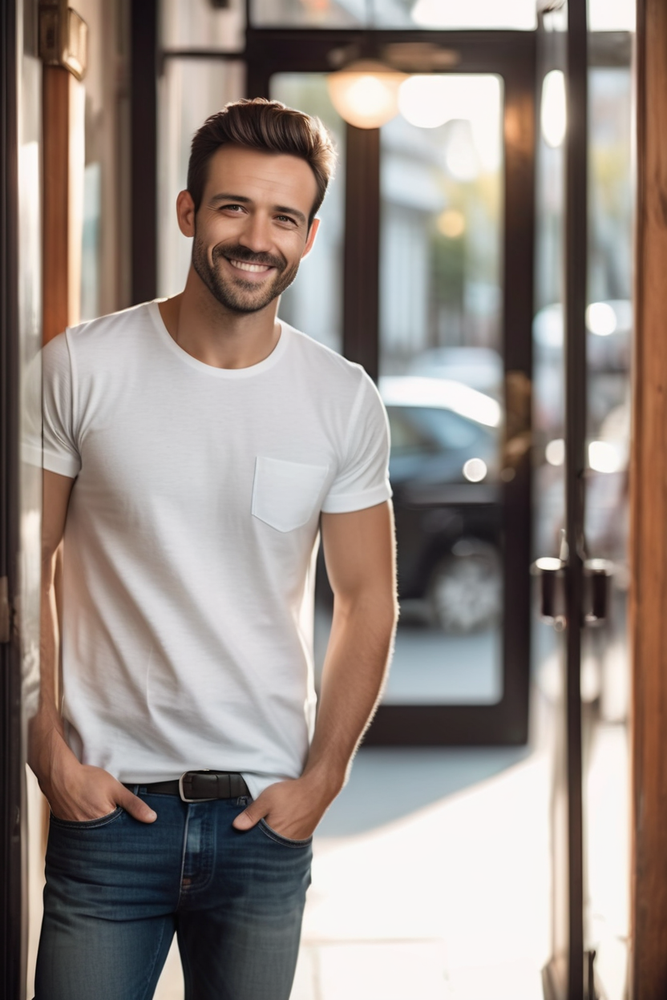
#> input picture organizerbotMain/assets/test.png, 667 x 1000 px, shrunk from 832 x 1248 before the run; its folder holds only this picture in this run
$ python -i enhancer_tools.py   (imports and definitions only)
#> lines starting #> are read from the running program, lines starting #| are printed output that depends on the picture
import os
import shutil
import json
from categorizer.model import categorize_media
from enhancer_tools import enhance_image
from datetime import datetime
from PIL import Image, ImageEnhance

# [9 lines left out: function enhance_image, not called in this run]

MEDIA_DIR = "media/"
ORGANIZED_DIR = "organized/"
TOPICS_FILE = "topics.json"
LOG_FILE = "logs/organizer.log"

# Load topics from JSON
def load_topics():
    with open(TOPICS_FILE, 'r') as f:
        return json.load(f)

# Organize media by topic
# [27 lines left out: functions organize_by_topic, log_action, not called in this run]

# Enhancement check (stub)
def needs_enhancement(filepath):
    # Add logic to determine if enhancement is needed (e.g., based on file size, quality, etc.)
    return True

# Watermark check (stub)
def needs_watermark(filepath):
    # Add logic to check if watermark removal is required (e.g., based on image metadata)
    return True

>>> result = enhance_image('../assets/test.png', 'out.png')
#> in enhance_image, image is the input picture: PIL image 667x1000 RGB; mean R, G, B 149.3, 138.1, 131.9
#> in enhance_image, `contrast = ImageEnhance.Contrast(sharpness).enhance(1.5)`:
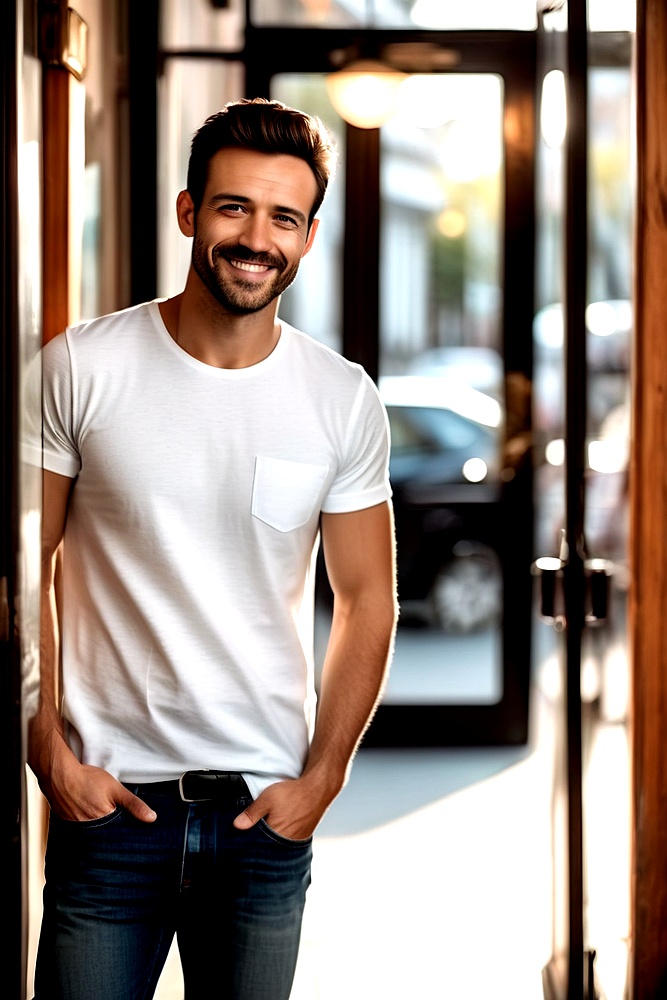
#> contrast: PIL image 667x1000 RGB; mean R, G, B 149, 134.7, 126.1
#> in enhance_image, `brightness = ImageEnhance.Brightness(contrast).enhance(1.2)`:
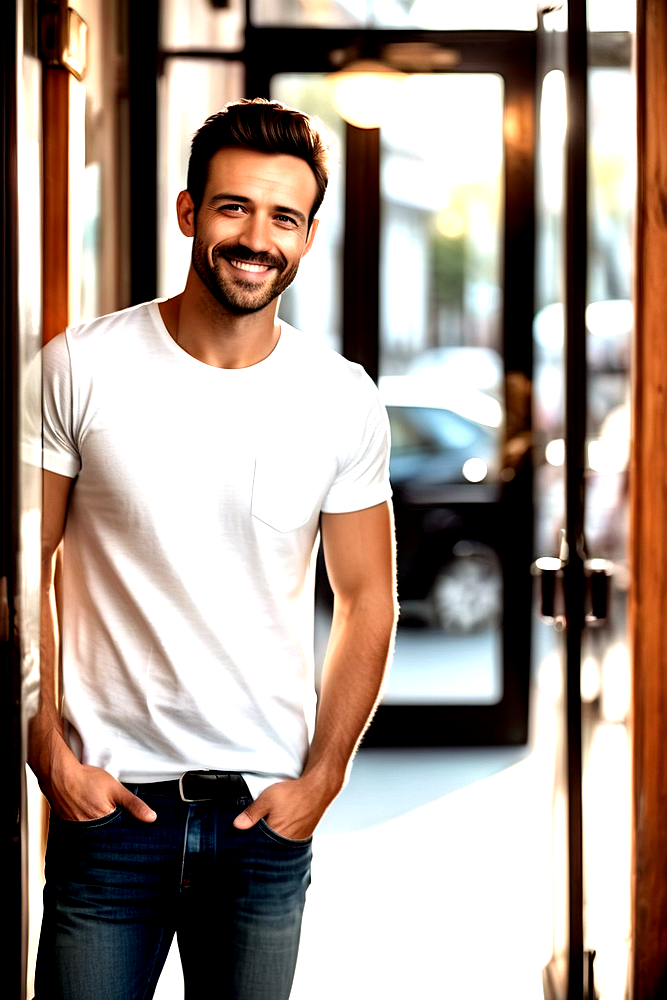
#> brightness: PIL image 667x1000 RGB; mean R, G, B 164.4, 148.4, 138.7
